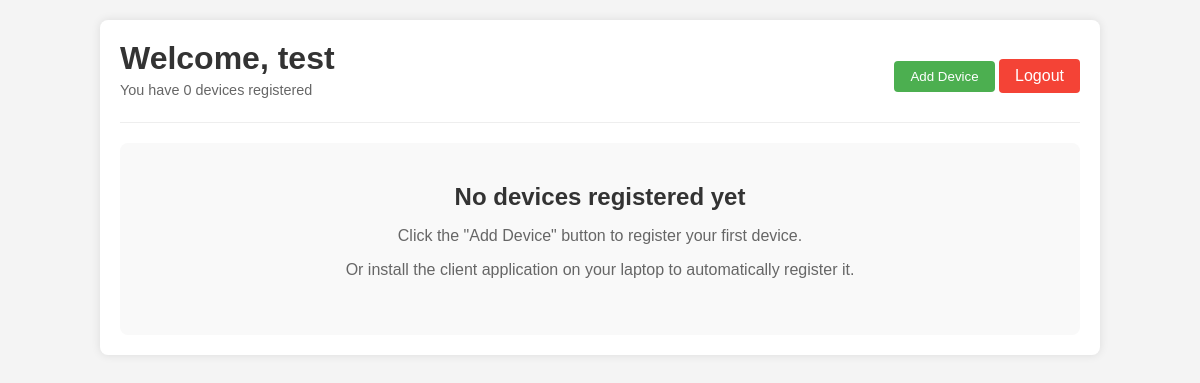
/dashboard (signed in), run on an earlier commit of the app's database.
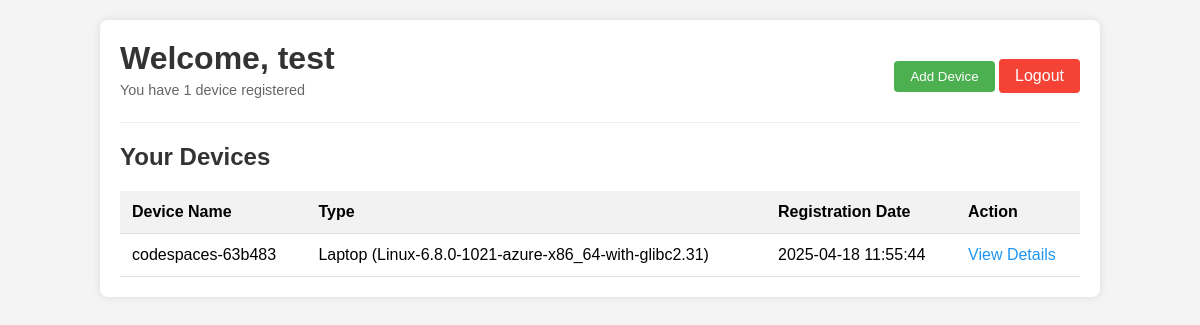
And on a later commit of the database.
### tables this page shows
CREATE TABLE devices (
                id INTEGER PRIMARY KEY,
                user_id INTEGER,
                device_name TEXT NOT NULL,
                device_type TEXT NOT NULL,
                registered_date TEXT NOT NULL,
                FOREIGN KEY (user_id) REFERENCES users (id)
            );

### track_server.py (the view)
@app.route('/dashboard')
@login_required
def dashboard():
    devices = db.get_user_devices(session['user_id'])
    return render_template('dashboard.html', devices=devices, username=session.get('username'))

### track_server.py (called while the page is built)
def login_required(f):
    @wraps(f)
    def decorated_function(*args, **kwargs):
        if 'user_id' not in session:
            return redirect(url_for('login'))
        return f(*args, **kwargs)
    return decorated_function

def generate_csrf_token():
    if 'csrf_token' not in session:
        session['csrf_token'] = secrets.token_hex(32)
    return session['csrf_token']

@app.context_processor
def inject_csrf_token():
    return {'csrf_token': generate_csrf_token()}

@app.after_request
def add_security_headers(response):
    response.headers['Content-Security-Policy'] = "default-src 'self'; script-src 'self' 'unsafe-inline' https://unpkg.com; style-src 'self' 'unsafe-inline' https://unpkg.com; img-src 'self' data: https://*.tile.openstreetmap.org; connect-src 'self'"
    response.headers['X-Content-Type-Options'] = 'nosniff'
    response.headers['X-Frame-Options'] = 'DENY'
    response.headers['X-XSS-Protection'] = '1; mode=block'
    return response

### templates/dashboard.html (shortened to what this page needs)
<!DOCTYPE html>
<html lang="en">
<head>
</head>
<body>
    <div class="container">
        <header>
            <div>
                <h1>Welcome, {{ username }}</h1>
                <p class="device-count">You have {{ devices|length }} device{% if devices|length != 1 %}s{% endif %} registered</p>
            </div>
            <div>
                <button id="addDeviceBtn" class="btn">Add Device</button>
                <a href="/logout" class="btn btn-logout">Logout</a>
            </div>
        </header>
        {% if devices %}
        <h2>Your Devices</h2>
        <table>
            <thead>
                <tr>
                    <th>Device Name</th>
                    <th>Type</th>
                    <th>Registration Date</th>
                    <th>Action</th>
                </tr>
            </thead>
            <tbody>
                {% for device in devices %}
                <tr>
                    <td>{{ device[1] }}</td>
                    <td>{{ device[2] }}</td>
                    <td>{{ device[3] }}</td>
                    <td><a href="/device/{{ device[0] }}" class="device-link">View Details</a></td>
                </tr>
                {% endfor %}
            </tbody>
        </table>
        {% else %}
        <div class="empty-state">
            <h2>No devices registered yet</h2>
            <p>Click the "Add Device" button to register your first device.</p>
            <p>Or install the client application on your laptop to automatically register it.</p>
        </div>
        {% endif %}
    </div>
</body>
</html>

What changed in the data, as far as the page shows it:
added devices: device_name "codespaces-63b483", device_type "Laptop (Linux-6.8.0-1021-azure-x86_64-with-glibc2.31)", registered_date "2025-04-18 11:55:44"
Also different on the page:
{{ devices|length }}: "0" → "1"
text no longer shown: "s No devices registered yet Click the \"Add Device\" button to register your first device. Or install the client application on your laptop to automatically register it."
text now shown: "Your Devices Device Name Type Registration Date Action"
